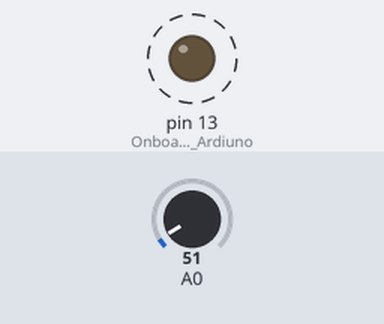
Simulated run of this sketch. Board: Arduino Uno, built with avr-gcc and run on an emulated ATmega328P. Shown: output pins drawn as LEDs (lit = HIGH). Dashed ring = blinking. Inputs (shaded band) come from the test bench; at power-on: A0 = 51. What the sketch prints to the serial monitor is not drawn.

Above: at 0.12 s.
Timing chart, 0 to 3.0 s (numbered marks = the images above):
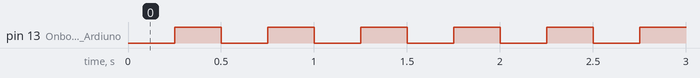

The sketch:

sketch_mar16a.ino
```cpp
// Temperature Sensing using LM35 temperature Sensor With Arduino

float degreebelow30=61628.75;   //Preload timer value 61628.75 for 250 milliseconds
float degreeabove30=57722.5;    //Preload timer value 57722.5 for 500 milliseconds
float timer_value_sec;          //To store initial timer value
void setup() {
  Serial.begin(9600);                 //Begin serial communication at 9600 baud rate

  pinMode(LED_BUILTIN,OUTPUT);        //Onboard LED in Ardiuno

  noInterrupts();                     // disable all interrupts

  TCCR1A = 0;                         //Timer1 is initialized.

  TCCR1B = 0;                         //Timer1 is initialized.

  timer_value_sec=degreebelow30;      //Intial timer value starts with 250 milliseconds

  TCNT1 = timer_value_sec;            // preloader timer value is set (Initially as 61628.75 for 250 milliseconds).

  TCCR1B |= (1 << CS10)|(1 << CS12);  // Prescaler value 1024 is set in the TCCR1B register

  TIMSK1 |= (1 << TOIE1);             // enable timer overflow interrupt ISR

  interrupts();                       // enable all interrupts
}
ISR(TIMER1_OVF_vect)                  // interrupt service routine for overflow

{

  TCNT1 = timer_value_sec;           // preload timer value with 250 milliseconds

  digitalWrite(LED_BUILTIN, digitalRead(LED_BUILTIN) ^ 1);  //Turns LED ON and OFF

}


void loop() {

  // Get the voltage reading from the LM35
  int sensorvalue = analogRead(A0);
   // Convert that reading into voltage
  float voltage=sensorvalue*(5.0/1024.0);
   // Convert the voltage into the temperature in Celsius
  float temperature=voltage*100;                 //1v=100Celsuius
  // Print the temperature in Celsius
  Serial.print("Temperature: ");
  Serial.print(temperature);
  Serial.print("\xC2\xB0");  // shows degree symbol
  Serial.print("C");
  Serial.println();
  delay(1000); // wait a second between readings

  if(temperature>30)
  {
    timer_value_sec = degreeabove30;             //Preload value 57722.5 for 500 milliseconds
  }
  else
  {
    timer_value_sec = degreebelow30;            //Preload value 61628.75 for 250 milliseconds
  }
}
```

Measured:
- by itself, pin 13 (Onboard_LED_in_Ardiuno): alternates HIGH for 0.25 s and LOW for 0.25 s
- by itself, everything shown: repeats every 1.0 s, in 4 steps
